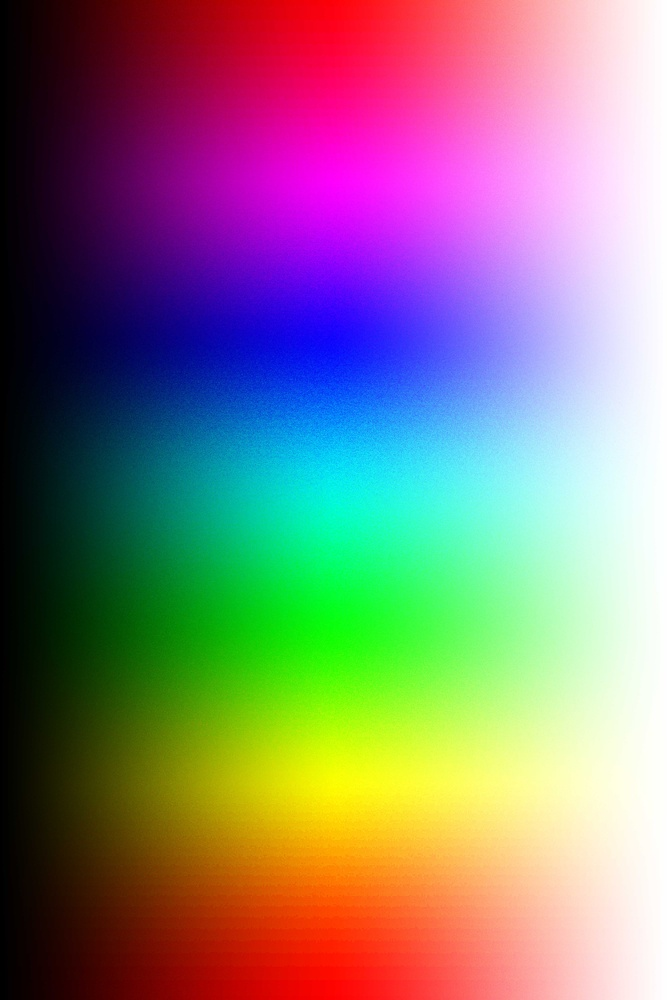
#> input picture ImageDecomposer/Images/gradient.jpg, 667 x 1000 px, shrunk from 4000 x 6000 before the run
$ python Curve.py
#> lines starting #> are read from the running program, lines starting #| are printed output that depends on the picture


# Use numpy array as std return type

import matplotlib.pyplot as plt
import numpy as np
import os, os.path
import PIL
import PIL.Image as img
import colorsys # Saturation operation
import cv2

baselinePath = ".//Images//gradient.jpg"

def ReadBaseImage():

    print(os.getcwd())
    image = img.open(os.getcwd()+baselinePath).convert("RGB")
    image = np.array(image)
    return image


def ReadBaseImageRGB():
    image = cv2.imread(baselinePath)
    rgb_image = cv2.cvtColor(image, cv2.COLOR_BGR2RGB)
    return rgb_image

def ConvertToHSV(CV2Img):
    return cv2.cvtColor(CV2Img, cv2.COLOR_RGB2HSV)


def Display(npImageArray):
    image = img.fromarray(npImageArray)
    plt.imshow(image)
    plt.axis('off')  # Turn off axis labels
    plt.show()


def ConvertSaturation(npImageArray):
    image = img.fromarray(npImageArray)
    saturation_matrix = np.zeros((image.shape[0], image.shape[1]))
    for i in range(image.shape[0]):
        for j in range(image.shape[1]):
            r, g, b = pixels[i, j] / 255.0  # Normalize RGB to [0, 1]
            h, s, v = colorsys.rgb_to_hsv(r, g, b)
            saturation_matrix[i, j] = s  # Store saturation value

def create_lookup_table(gamma):
    #inv_gamma = 1.0 / gamma
    table = np.array([(i / 255.0) ** gamma
                      * 255 for i in np.arange(0, 256)]).astype("uint8")
    return table


def DisplaySaturation(hsvImg, surpressDisplay = False ):
    saturation_channel = hsvImg[:, :, 1]

    # Normalize the saturation values to range [0, 255] (as they are originally in [0, 255])
    saturation_normalized = saturation_channel.astype(np.uint8)

    bw_image = cv2.merge([saturation_normalized, saturation_normalized, saturation_normalized])

    npArrayForm = np.array(bw_image)

    if (surpressDisplay):
        Display(npArrayForm)

    return npArrayForm

def img_is_color(img):

    if len(img.shape) == 3:
        # Check the color channels to see if they're all the same.
        c1, c2, c3 = img[:, : , 0], img[:, :, 1], img[:, :, 2]
        if (c1 == c2).all() and (c2 == c3).all():
            return True

    return False

def show_image_list(list_images, list_titles=None,
                    list_cmaps=None, grid=True,
                    num_cols=2, figsize=(20, 10), title_fontsize=30):
    '''
    Shows a grid of images, where each image is a Numpy array. The images can be either
    RGB or grayscale.

    Parameters:
    ----------
    images: list
        List of the images to be displayed.
    list_titles: list or None
        Optional list of titles to be shown for each image.
    list_cmaps: list or None
        Optional list of cmap values for each image. If None, then cmap will be
        automatically inferred.
    grid: boolean
        If True, show a grid over each image
    num_cols: int
        Number of columns to show.
    figsize: tuple of width, height
        Value to be passed to pyplot.figure()
    title_fontsize: int
        Value to be passed to set_title().
    '''

    assert isinstance(list_images, list)
    assert len(list_images) > 0
    assert isinstance(list_images[0], np.ndarray)

    if list_titles is not None:
        assert isinstance(list_titles, list)
        assert len(list_images) == len(list_titles), '%d imgs != %d titles' % (len(list_images), len(list_titles))

    if list_cmaps is not None:
        assert isinstance(list_cmaps, list)
        assert len(list_images) == len(list_cmaps), '%d imgs != %d cmaps' % (len(list_images), len(list_cmaps))

    num_images  = len(list_images)
    num_cols    = min(num_images, num_cols)
    num_rows    = int(num_images / num_cols) + (1 if num_images % num_cols != 0 else 0)

    # Create a grid of subplots.
    fig, axes = plt.subplots(num_rows, num_cols, figsize=figsize)

    # Create list of axes for easy iteration.
    if isinstance(axes, np.ndarray):
        list_axes = list(axes.flat)
    else:
        list_axes = [axes]

    for i in range(num_images):

        img    = list_images[i]
        title  = list_titles[i] if list_titles is not None else 'Image %d' % (i)
        cmap   = list_cmaps[i] if list_cmaps is not None else (None if img_is_color(img) else 'gray')

        list_axes[i].imshow(img, cmap=cmap)
        list_axes[i].set_title(title, fontsize=title_fontsize)
        list_axes[i].grid(grid)

    for i in range(num_images, len(list_axes)):
        list_axes[i].set_visible(False)

    fig.tight_layout()
    _ = plt.show()


def main():
    base = ReadBaseImageRGB()
#> in ReadBaseImageRGB, image is the input picture: shape (1000, 667, 3); mean B, G, R 122.1, 122.6, 136.5
    hsvImg = ConvertToHSV(base)
#> in ConvertToHSV, `return cv2.cvtColor(CV2Img, cv2.COLOR_RGB2HSV)`: returned value: shape (1000, 667, 3); mean H, S, V 86.6, 186.4, 190.3

    gamma = 2.2  # Example gamma value for the curve
    lookup_table = create_lookup_table(gamma)
    bgrAdjImg = cv2.LUT(base, lookup_table)
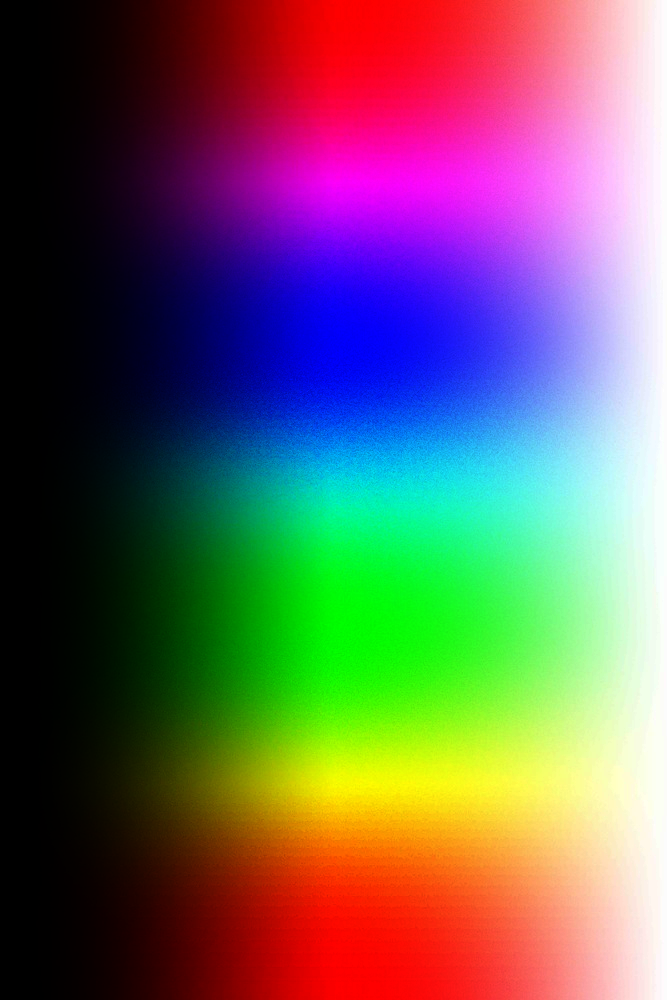
#> bgrAdjImg: shape (1000, 667, 3); mean R, G, B 108.9, 95, 94

    rgbAdjImg = cv2.cvtColor(bgrAdjImg, cv2.COLOR_BGR2RGB)
    curvedHsvImg = ConvertToHSV(rgbAdjImg)
#> in ConvertToHSV (call 2), `return cv2.cvtColor(CV2Img, cv2.COLOR_RGB2HSV)`: returned value: shape (1000, 667, 3); mean H, S, V 85.2, 197.3, 167.2

    original = DisplaySaturation(hsvImg)
#> in DisplaySaturation, `saturation_channel = hsvImg[:, :, 1]`:
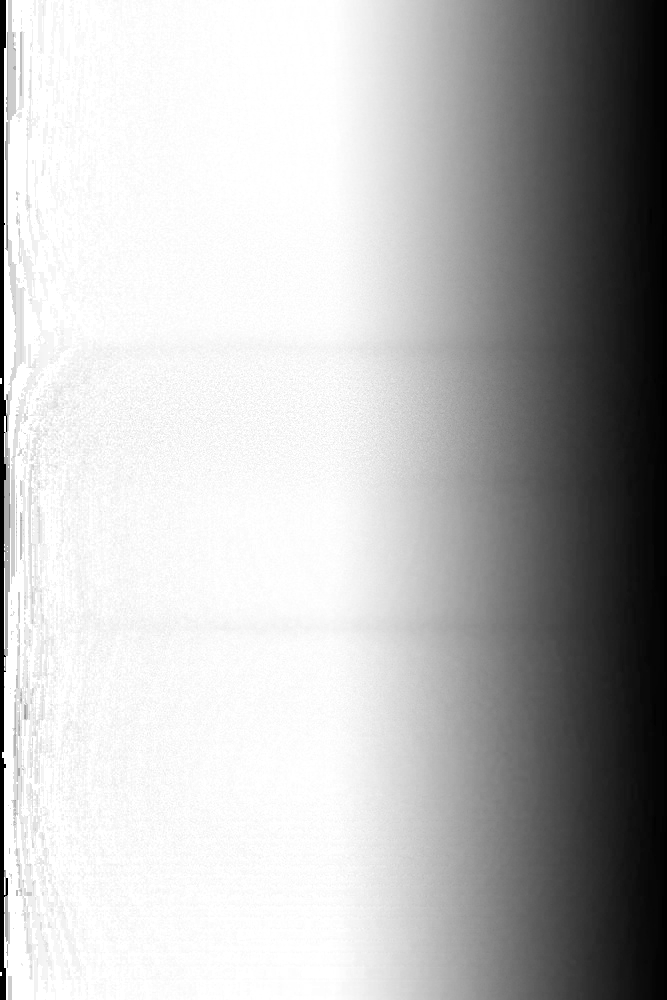
#> saturation_channel: shape (1000, 667); min 0, max 255, mean 186.4
    curved = DisplaySaturation(curvedHsvImg)
#> call 2 of DisplaySaturation, with surpressDisplay = False
#> in DisplaySaturation (call 2), `saturation_channel = hsvImg[:, :, 1]`:
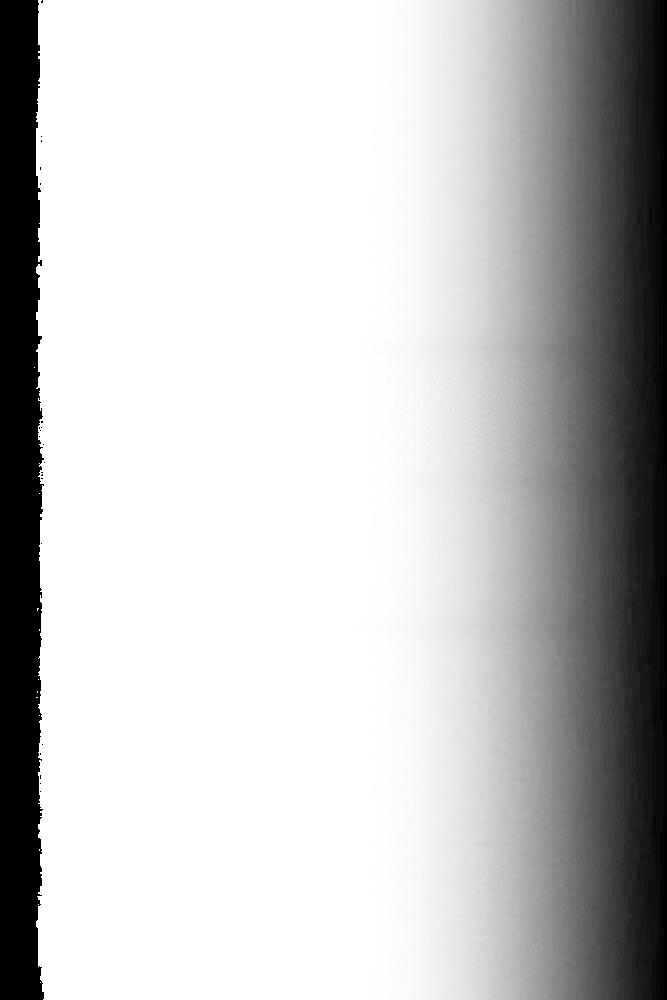
#> saturation_channel: shape (1000, 667); min 0, max 255, mean 197.3

    show_image_list([base, bgrAdjImg, original, curved],
                    ["Original", "Curved", "Original S", "Curved S"],
                    grid = False,
                    figsize=(10, 10),
                    title_fontsize = 20)
#> in show_image_list, `num_images  = len(list_images)`: num_images = 4
#> in show_image_list, `num_cols    = min(num_images, num_cols)`: num_cols = 2
#> in show_image_list, `list_axes = list(axes.flat)`: list_axes = 4 items
#> the loop in show_image_list, `for i in range(num_images): ` made 4 passes
#> cmap on passes 1 to 2: 'gray', 'gray'
#> pass 1, in img_is_color, `c1, c2, c3 = img[:, : , 0], img[:, :, 1], img[:, :, 2]`:
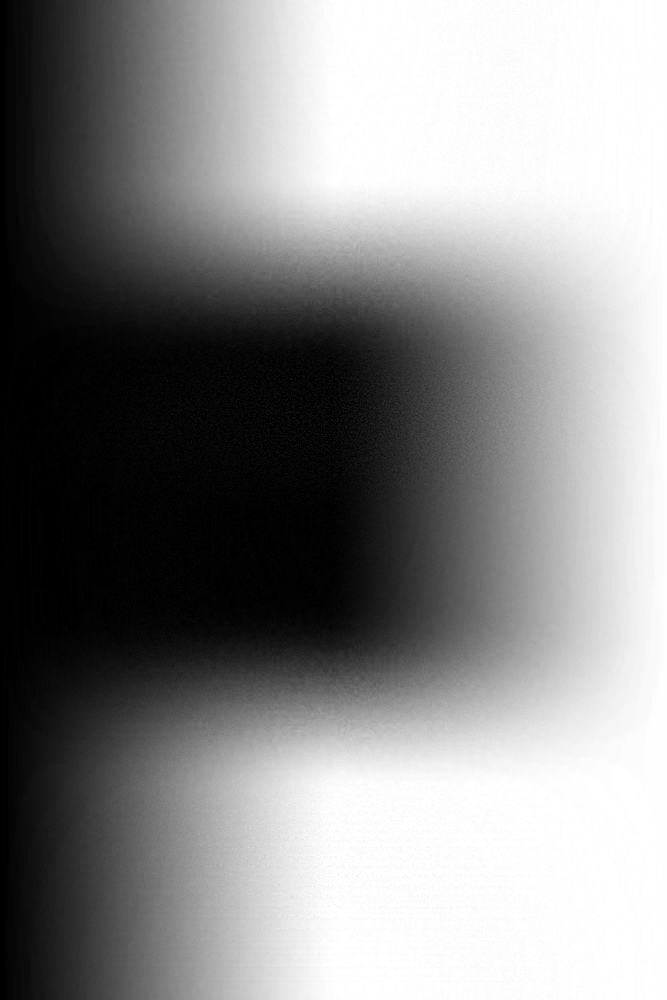
#> c1: shape (1000, 667); min 0, max 255, mean 136.5
#> pass 1, in img_is_color, `c1, c2, c3 = img[:, : , 0], img[:, :, 1], img[:, :, 2]`:
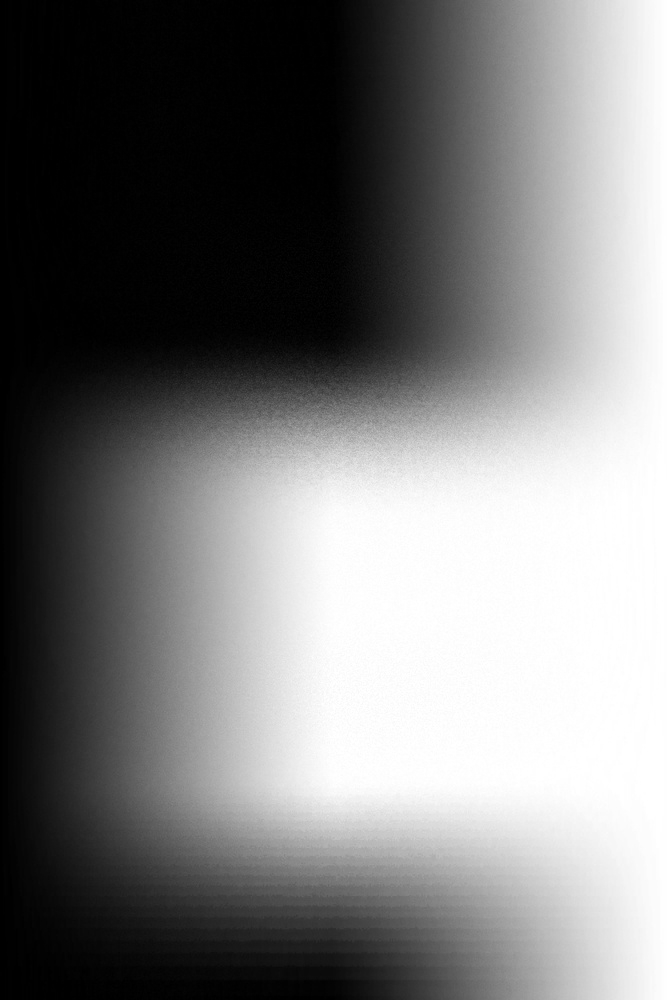
#> c2: shape (1000, 667); min 0, max 255, mean 122.6
#> pass 1, in img_is_color, `c1, c2, c3 = img[:, : , 0], img[:, :, 1], img[:, :, 2]`:
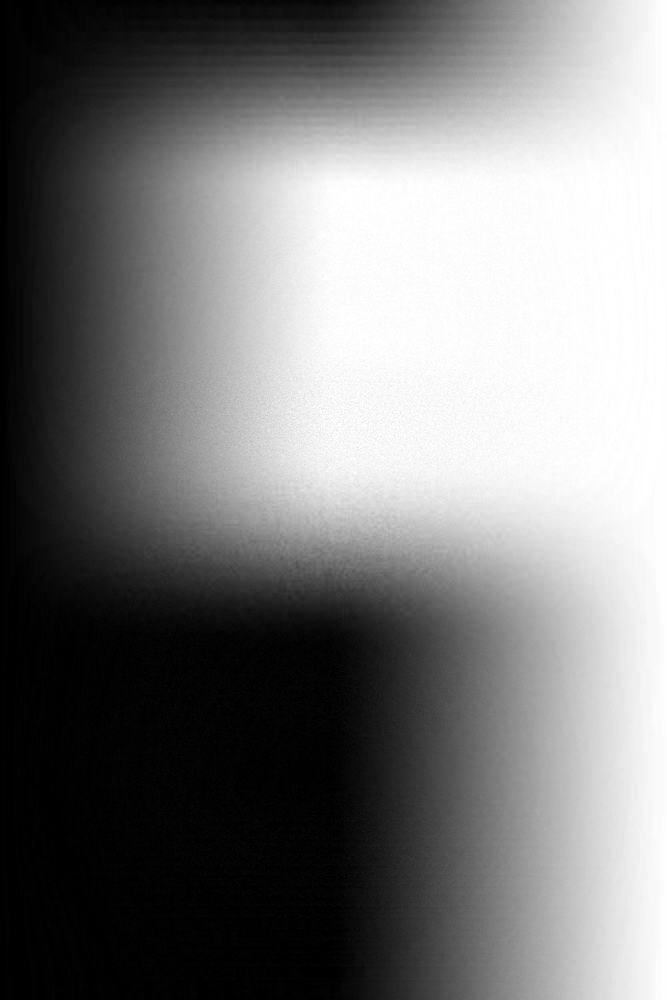
#> c3: shape (1000, 667); min 0, max 255, mean 122.1
#> pass 2, in img_is_color (call 2), `c1, c2, c3 = img[:, : , 0], img[:, :, 1], img[:, :, 2]`:
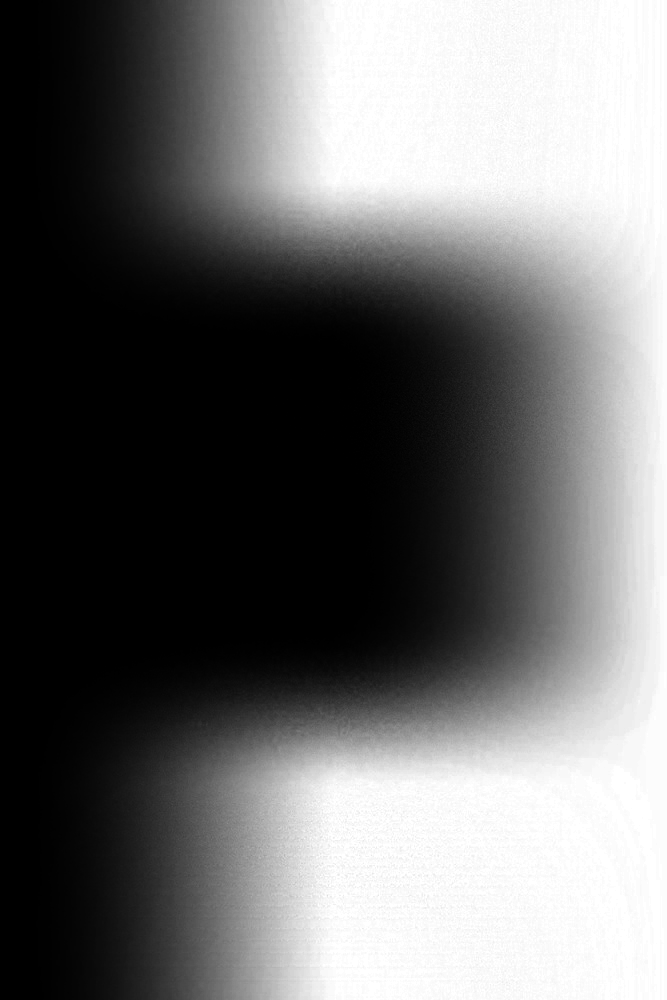
#> c1: shape (1000, 667); min 0, max 255, mean 108.9

main()

$ run again, with ImageDecomposer/Images/GridComparasion.png saved as ImageDecomposer/Images/gradient.jpg
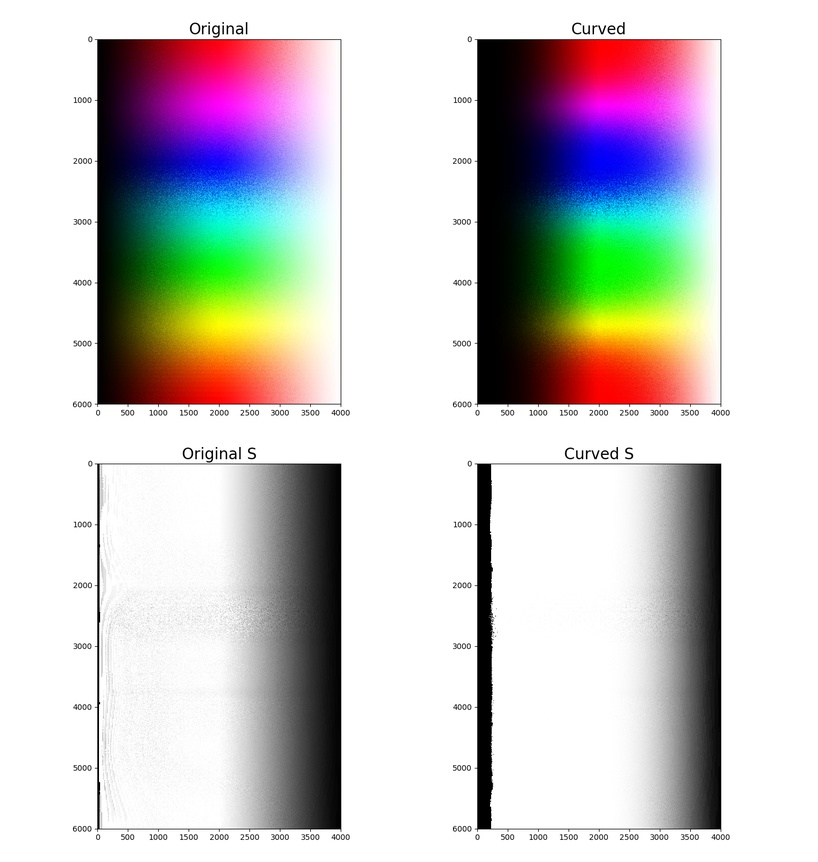
#> input picture ImageDecomposer/Images/GridComparasion.png, 818 x 862 px, shrunk from 1479 x 1558 before the run
#> in ReadBaseImageRGB, image is the input picture: shape (862, 818, 3); mean B, G, R 200.1, 200.3, 203.8
#> in DisplaySaturation (call 2), `saturation_channel = hsvImg[:, :, 1]`:
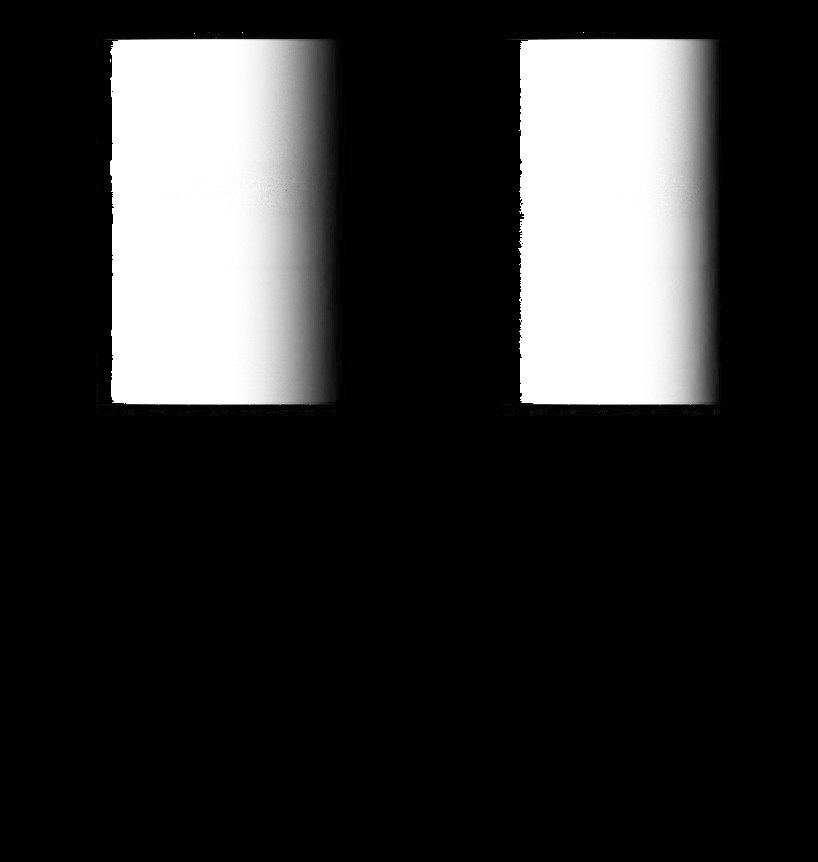
#> saturation_channel: shape (862, 818); min 0, max 255, mean 48
#> num_images = 4
#> num_cols = 2
#> list_axes = 4 items
#> the loop in show_image_list, `for i in range(num_images): ` made 4 passes
#> cmap on passes 1 to 2: 'gray', 'gray'
#> pass 2, in img_is_color (call 2), `c1, c2, c3 = img[:, : , 0], img[:, :, 1], img[:, :, 2]`:
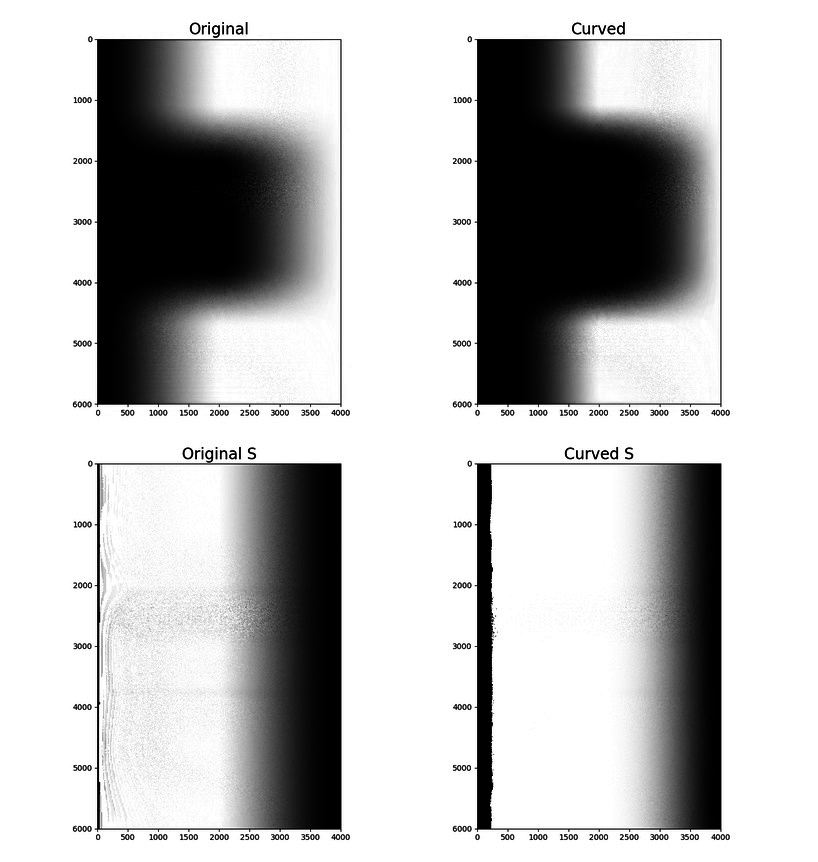
#> c1: shape (862, 818); min 0, max 255, mean 190.8
